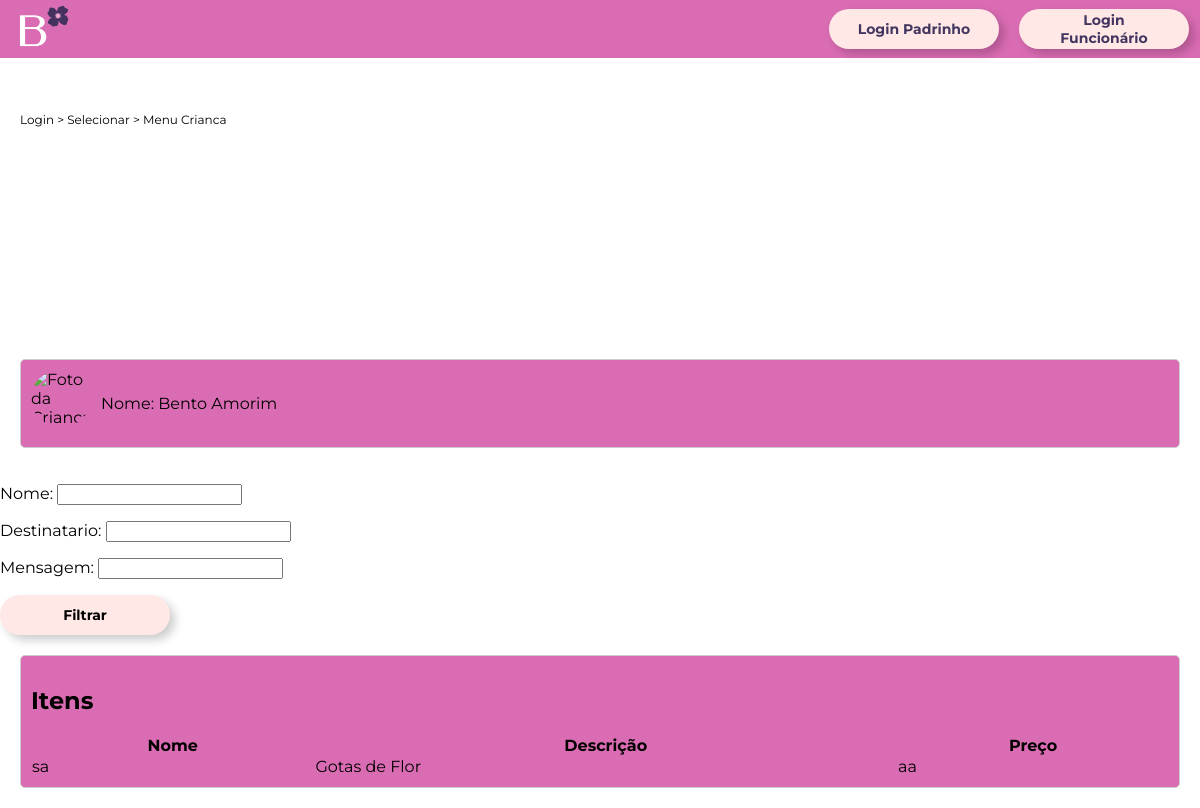
Page /desenvolvimento on the earlier database version.
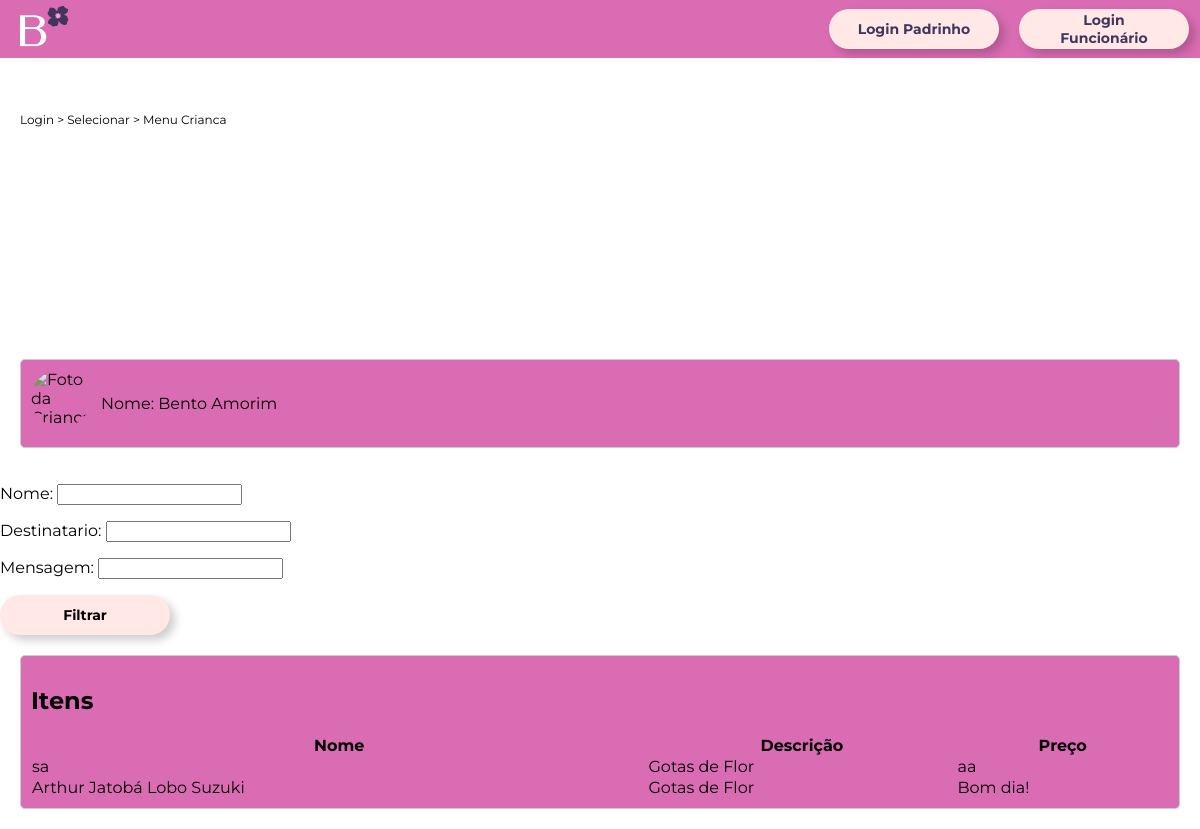
Same page on the later database version.
### app_bloom/models.py (models this page shows)
class FeedbackPadrinho(models.Model):
    nome = models.CharField(max_length=100)
    destinatario = models.TextField(choices=destinatarioFeedback.choices)
    mensagem = models.CharField(max_length=1000)

### app_bloom/views.py (the view)
# urls.py: path('desenvolvimento',views.desenvolvimentopadri,name='desenvolvimentopadri'),
def desenvolvimentopadri(request):
    itens = FeedbackPadrinho.objects.all()
    if request.method == 'GET':
        form = ItemFilterForm(request.GET)
        if form.is_valid():
            nome = form.cleaned_data.get('nome')
            destinatario = form.cleaned_data.get('destinatario')
            mensagem = form.cleaned_data.get('mensagem')
            if nome:
                itens = itens.filter(nome__icontains=nome)
            if destinatario:
                itens = itens.filter(preco__gte=destinatario)
            if mensagem:
                itens = itens.filter(preco__lte=mensagem)
    else:
        form = ItemFilterForm()
    data = {
        'itens': [{'nome': item.nome, 'descricao': item.destinatario, 'preco': item.mensagem} for item in itens]
    }
    return render(request, 'desenvolvimento.html', {'itens': itens, 'form': form, 'data': data})

### app_bloom/forms.py
class ItemFilterForm(forms.Form):
    nome = forms.CharField(required=False)
    destinatario = forms.DecimalField(required=False, min_value=0)
    mensagem = forms.DecimalField(required=False, min_value=0)

### app_bloom/templates/desenvolvimento.html (shortened to what this page needs)
<!DOCTYPE html>
<html lang="pt-BR">
<head>
</head>
<body>
    {% load static %}
    <div id="header" style="display: flex; justify-content: space-between; align-items: center;">
        <div id="logo-container">
            <div id="logo-principal">
                <a href="{% url 'home' %}">
                    <img src="{% static 'logo\logoB.png' %}" alt="Logo Bloom" style="width: 60px; height: auto;">
                </a>
            </div>
        </div>
        <div id="menu-buttons" style="display: flex; gap: 20px; margin-right: 25px;">
            <button>
                <a href={% url 'loginpadri'%} style="color: #423560;">Login Padrinho</a>
            </button>
            <button>
                <a href={% url 'loginfunci'%} style="color: #423560;">Login Funcionário</a>
            </button>
        </div>
    </div>
    <div class="text">
        <div class="text">
            <p>Login > Selecionar > Menu Crianca</p>
        </div>
    </div>
    <div class="dados-crianca">
        <img src="https://cdn-icons-png.flaticon.com/512/1946/1946429.png" style="width: 60px; margin-right:10px;" class="rectangle" alt="Foto da Criança">
        <p>Nome: Bento Amorim</p>
    </div>
    <form id="filtro-form" method="get" action="">
        {{ form.as_p }}
        <button type="submit">Filtrar</button>
    </form>
    <div class="tabela-container" id="tabela-Janeiro">
        <h2>Itens</h2>
        <table>
            <thead>
                <tr>
                    <th>Nome</th>
                    <th>Descrição</th>
                    <th>Preço</th>
                </tr>
            </thead>
            <tbody>
                {% for item in itens %}
                    <tr>
                        <td>{{ item.nome }}</td>
                        <td>{{ item.destinatario }}</td>
                        <td>{{ item.mensagem }}</td>
                    </tr>
                {% endfor %}
            </tbody>
        </table>
    </div>
</body>
</html>

### app_bloom/templates/desenvolvimento.html (style rules this page uses)
body { font-family: Montserrat, sans-serif; display: flex; flex-direction: column; margin: 0; }
#header { position: fixed; top: 0; left: 0; width: 100%; height: 30px; background-color: #DA6CB3; display: flex; justify-content: flex-end; align-items: center; padding: 14px; z-index: 1000; }
#logo-container { display: flex; align-items: center; gap: 10px; margin-right: 40px; }
button { font-size: 14px; padding: 20px; font-family: Montserrat, sans-serif; font-weight: bold; text-align: center; background-color: #FFE8E5; border-radius: 25px; cursor: pointer; height: 20px; width: 170px; display: flex; align-items: center; justify-content: center; text-decoration: none; border: none; box-shadow: 5px 5px 10px rgba(0, 0, 0, 0.2); }
.text { float: left; font-size: 12px; text-align: left; margin-top: 1px; justify-content: left; margin-left: 10px; margin-top: 50px; margin-bottom: 100px; z-index: 1080; }
a { text-decoration: none; color: inherit; }
.dados-crianca { display: flex; align-items: center; margin-bottom: 20px; margin: 20px; border: 1px solid #ccc; background-color: #DA6CB3; padding: 10px; border-radius: 5px; }
.dados-crianca img { width: 100px; height: auto; border-radius: 50%; margin-bottom: 10px; }
.tabela-container { margin: 20px; border: 1px solid #ccc; background-color: #DA6CB3; padding: 10px; border-radius: 5px; }
table { width: 100%; border-collapse: collapse; margin-top: 10px; }

Differences in the rows shown:
added FeedbackPadrinho: nome "Arthur Jatobá Lobo Suzuki", destinatario "Gotas de Flor", mensagem "Bom dia!"
